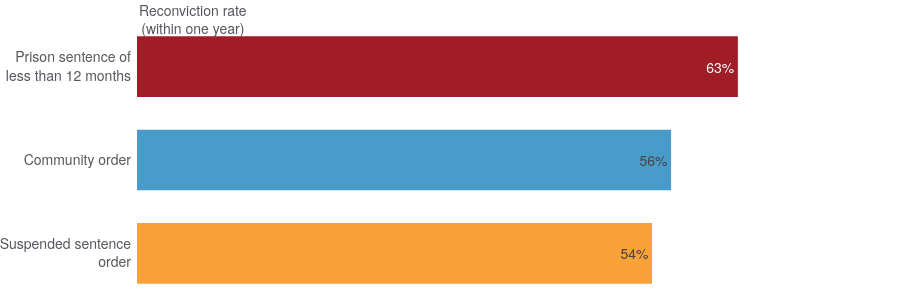

Notebook cell for this chart:
### Code cell
fig = reoffending_sentence_comparison.prepare_chart()
fig

### Figure 1 — Plotly figure (JSON) as saved in the notebook; plotly's stock layout.template omitted (floating-point values rounded to 4 significant figures)
{"data": [{"cliponaxis": false, "hovertemplate": "%{y}: %{text}%<extra></extra>", "name": "Prison sentence of<br>less than 12 months", "orientation": "h", "text": ["63"], "textposition": "inside", "texttemplate": "%{x}%", "type": "bar", "width": 0.65, "x": [63], "y": ["Prison sentence of<br>less than 12 months"]}, {"cliponaxis": false, "hovertemplate": "%{y}: %{text}%<extra></extra>", "name": "Community order", "orientation": "h", "text": ["56"], "textposition": "inside", "texttemplate": "%{x}%", "type": "bar", "width": 0.65, "x": [56], "y": ["Community order"]}, {"cliponaxis": false, "hovertemplate": "%{y}: %{text}%<extra></extra>", "name": "Suspended sentence<br>order", "orientation": "h", "text": ["54"], "textposition": "inside", "texttemplate": "%{x}%", "type": "bar", "width": 0.65, "x": [54], "y": ["Suspended sentence<br>order"]}], "layout": {"annotations": [{"font": {"size": 14}, "showarrow": false, "text": "Reconviction rate<br>(within one year)", "x": 0, "xref": "paper", "y": 1.08, "yanchor": "top", "yref": "paper"}], "dragmode": false, "height": 300, "hovermode": false, "margin": {"b": 0, "r": 0}, "xaxis": {"fixedrange": true, "range": [0, 80], "showticklabels": false, "ticks": "", "zeroline": false}, "yaxis": {"automargin": true, "autorange": "reversed", "type": "category"}}}
